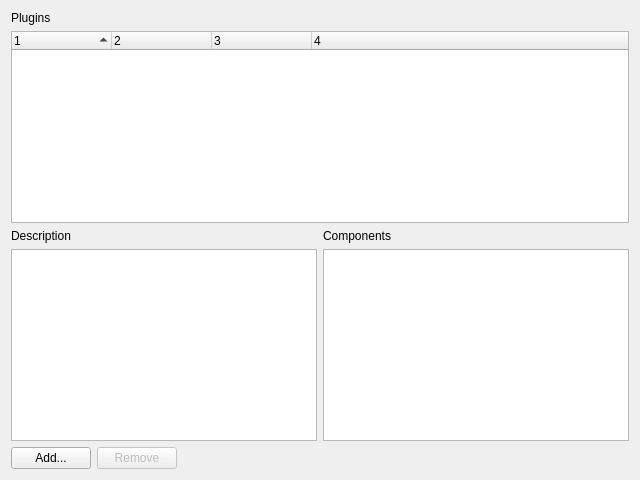
<?xml version="1.0" encoding="UTF-8"?>
<ui version="4.0">
 <class>QmitkSimulationPreferencePageControls</class>
 <widget class="QWidget" name="QmitkSimulationPreferencePageControls">
  <property name="geometry">
   <rect>
    <x>0</x>
    <y>0</y>
    <width>640</width>
    <height>480</height>
   </rect>
  </property>
  <layout class="QVBoxLayout" name="verticalLayout">
   <item>
    <widget class="QLabel" name="pluginsLabel">
     <property name="text">
      <string>Plugins</string>
     </property>
    </widget>
   </item>
   <item>
    <widget class="QTreeWidget" name="pluginsTreeWidget">
     <property name="editTriggers">
      <set>QAbstractItemView::NoEditTriggers</set>
     </property>
     <property name="alternatingRowColors">
      <bool>true</bool>
     </property>
     <property name="selectionMode">
      <enum>QAbstractItemView::SingleSelection</enum>
     </property>
     <property name="selectionBehavior">
      <enum>QAbstractItemView::SelectRows</enum>
     </property>
     <property name="indentation">
      <number>0</number>
     </property>
     <property name="rootIsDecorated">
      <bool>false</bool>
     </property>
     <property name="itemsExpandable">
      <bool>false</bool>
     </property>
     <property name="sortingEnabled">
      <bool>true</bool>
     </property>
     <property name="wordWrap">
      <bool>false</bool>
     </property>
     <property name="columnCount">
      <number>4</number>
     </property>
     <attribute name="headerCascadingSectionResizes">
      <bool>false</bool>
     </attribute>
     <column>
      <property name="text">
       <string notr="true">1</string>
      </property>
     </column>
     <column>
      <property name="text">
       <string notr="true">2</string>
      </property>
     </column>
     <column>
      <property name="text">
       <string notr="true">3</string>
      </property>
     </column>
     <column>
      <property name="text">
       <string notr="true">4</string>
      </property>
     </column>
    </widget>
   </item>
   <item>
    <layout class="QGridLayout" name="gridLayout">
     <item row="0" column="1">
      <widget class="QLabel" name="componentsLabel">
       <property name="text">
        <string>Components</string>
       </property>
      </widget>
     </item>
     <item row="0" column="0">
      <widget class="QLabel" name="descriptionLabel">
       <property name="text">
        <string>Description</string>
       </property>
      </widget>
     </item>
     <item row="1" column="0">
      <widget class="QPlainTextEdit" name="descriptionPlainTextEdit">
       <property name="readOnly">
        <bool>true</bool>
       </property>
      </widget>
     </item>
     <item row="1" column="1">
      <widget class="QListWidget" name="componentsListWidget">
       <property name="editTriggers">
        <set>QAbstractItemView::NoEditTriggers</set>
       </property>
       <property name="selectionMode">
        <enum>QAbstractItemView::NoSelection</enum>
       </property>
       <property name="selectionBehavior">
        <enum>QAbstractItemView::SelectRows</enum>
       </property>
       <property name="sortingEnabled">
        <bool>true</bool>
       </property>
      </widget>
     </item>
    </layout>
   </item>
   <item>
    <layout class="QHBoxLayout" name="horizontalLayout">
     <item>
      <widget class="QPushButton" name="addButton">
       <property name="text">
        <string>Add...</string>
       </property>
      </widget>
     </item>
     <item>
      <widget class="QPushButton" name="removeButton">
       <property name="enabled">
        <bool>false</bool>
       </property>
       <property name="text">
        <string>Remove</string>
       </property>
      </widget>
     </item>
     <item>
      <spacer name="horizontalSpacer">
       <property name="orientation">
        <enum>Qt::Horizontal</enum>
       </property>
       <property name="sizeHint" stdset="0">
        <size>
         <width>40</width>
         <height>20</height>
        </size>
       </property>
      </spacer>
     </item>
    </layout>
   </item>
  </layout>
 </widget>
 <resources/>
 <connections/>
</ui>
